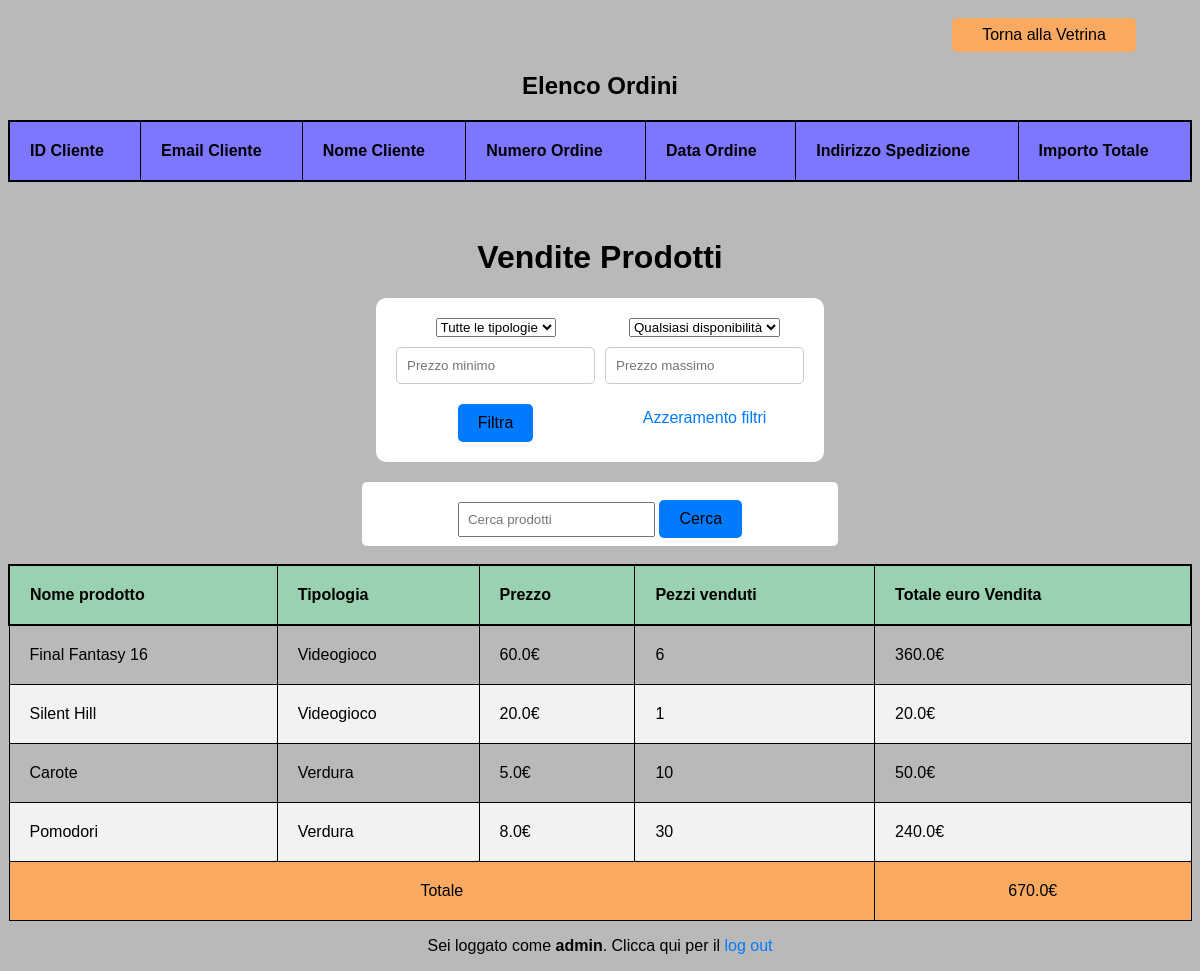
Page /vetrina_amministratore/resoconto_vendite/ (signed in) on the earlier database version.
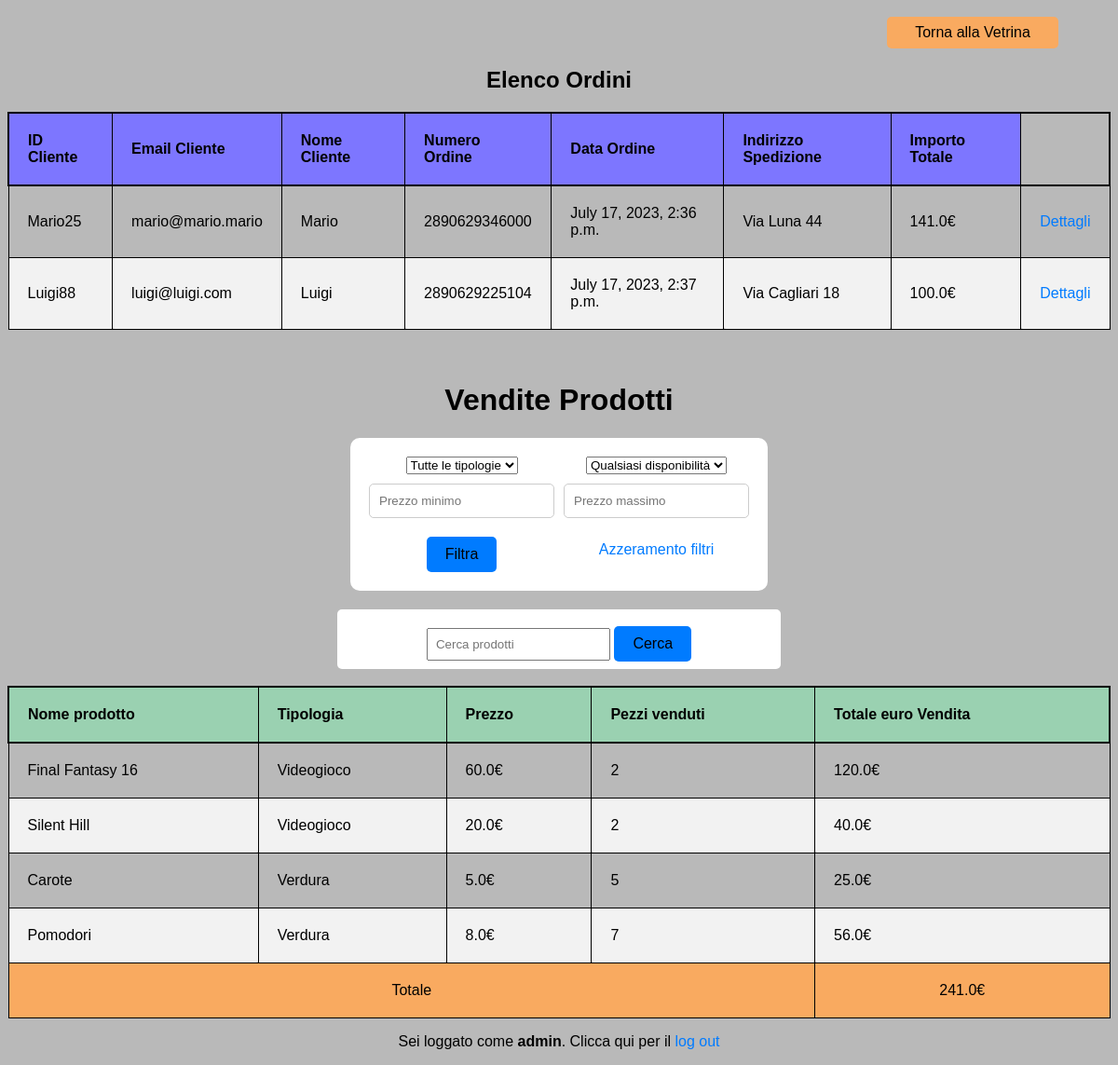
Same page on the later database version.
### utente/models.py (models this page shows, shortened)
class Prodotto(models.Model):
    pezzi_venduti = models.PositiveIntegerField(default=0)
    disponibilita = models.PositiveIntegerField(default=100)
    nome = models.CharField(max_length=30, unique=True)
    codice_seriale = models.IntegerField(unique=True, default=0, primary_key=True)
    tipologia = models.CharField(max_length=30)
    descrizione = models.TextField(default="")
    prezzo = models.FloatField(default=0.0, validators=[MinValueValidator(0)])
    vetrina = models.ForeignKey(Vetrina, on_delete=models.PROTECT, null=True, default="Vetrina")
    resoconto_vendite = models.ForeignKey(ResocontoVendite, on_delete=models.PROTECT, null=True, default="Resoconto")
    @property
    def guadagno_totale(self):
        return self.pezzi_venduti * self.prezzo
    class Meta:
        verbose_name_plural = "Prodotti"

class Utente(AbstractUser):
    email = models.EmailField(max_length=30, unique=True)
    class Meta:
        verbose_name_plural = "Utenti"

class Ordine(models.Model):
    cliente = models.ForeignKey(Utente, on_delete=models.CASCADE, null=True)
    carrello = models.JSONField()
    numero_ordine = models.PositiveBigIntegerField(unique=True, primary_key=True)
    data_ordine = models.DateTimeField("data ordine")
    indirizzo_spedizione = models.CharField(max_length=50)
    numero_carta = models.PositiveBigIntegerField()
    intestatario = models.CharField(max_length=50)
    nome_metodo = models.CharField(max_length=20, choices=MetodoPagamento.choices, default=MetodoPagamento.CREDITO)
    @property
    def importo_totale(self):
        if self.carrello is not None:
            acquisti = json.loads(self.carrello)
            return sum(item["Importo totale"] for item in acquisti)
    class Meta:
        verbose_name_plural = "Ordini"

### vetrine/views.py (the view)
# urls.py: path('vetrina_amministratore/resoconto_vendite/', vetrine.views.resoconto_vendite_view, name='resoconto_vendite'),
@login_required()
@user_passes_test(lambda u: u.is_superuser)
def resoconto_vendite_view(request):
    ordini = Ordine.objects.all()
    resoconto_vendite = get_object_or_404(ResocontoVendite)
    dati = ResocontoVendite.get_dati_resoconto(request, resoconto_vendite)
    elenco_prodotti, elenco_tipologie, elenco_disponibilita, tipologia, disponibilita, tot = dati
    context = {
        'ordini': ordini,
        'prodotti': elenco_prodotti,
        'resoconto_vendite': resoconto_vendite,
        'elenco_tipologie': elenco_tipologie,
        'elenco_disponibilita': elenco_disponibilita,
        'tipologia_filtrata': tipologia,
        'disponibilita_filtrata': disponibilita,
        'resoconto_totale': tot
    }
    return render(request, 'vetrine/resocontoVendite.html', context)

### vetrine/models.py (called while the page is built)
    @staticmethod
    def get_dati_resoconto(request, resoconto_vendite):
        elenco_prodotti = resoconto_vendite.prodotto_set.all()
        elenco_tipologie = elenco_prodotti.values('tipologia').distinct()
        elenco_disponibilita = ['Ultime scorte', 'Disponibile', 'Illimitata']
        disponibilita, tipologia, elenco_prodotti = Vetrina.aggiungi_filtro(request, elenco_prodotti)
        elenco_prodotti = Vetrina.ricerca_prodotto(request, elenco_prodotti)
        elenco_prodotti = Vetrina.azzera_filtri(request, elenco_prodotti)
        tot = sum(prodotto.guadagno_totale for prodotto in elenco_prodotti)
        dati_resoconto = (
            elenco_prodotti,
            elenco_tipologie,
            elenco_disponibilita,
            tipologia,
            disponibilita,
            tot
        )
        return dati_resoconto

    @staticmethod
    def ricerca_prodotto(request, elenco_prodotti):
        search_query = request.GET.get('search_query')
        if search_query:
            elenco_prodotti = elenco_prodotti.filter(
                Q(nome__icontains=search_query) | Q(descrizione__icontains=search_query))
        return elenco_prodotti

    @staticmethod
    def azzera_filtri(request, elenco_prodotti):
        reset_filters = request.GET.get('reset_filters')
        if reset_filters:
            elenco_prodotti = get_object_or_404(Vetrina).prodotto_set.all()
        return elenco_prodotti

### templates/vetrine/resocontoVendite.html (shortened to what this page needs)
{% extends 'base.html' %}
{% load static %}
{% block head %}
    <head>
        <link rel="stylesheet" type="text/css" href="{% static '/css/recontoOrdini.css' %}">
        <link rel="stylesheet" type="text/css" href="{% static '/css/vetrinaAdmin.css' %}">
    </head>
{% endblock head %}
    {% block content %}
    <div>
        <button class="fakeButton fake1" onclick="window.location.href='{% url 'vetrina_amministratore' %}'">Torna alla Vetrina</button>
    </div>
    <div>
        <h2>Elenco Ordini</h2>
        <table>
            <thead>
                <tr>
                    <th>ID Cliente</th>
                    <th>Email Cliente</th>
                    <th>Nome Cliente</th>
                    <th>Numero Ordine</th>
                    <th>Data Ordine</th>
                    <th>Indirizzo Spedizione</th>
                    <th>Importo Totale</th>
                </tr>
            </thead>
            <tbody>
                {% for ordine in ordini %}
                    <tr>
                        <td>{{ ordine.cliente }}</td>
                        <td>{{ ordine.cliente.email }}</td>
                        <td>{{ ordine.cliente.first_name }}</td>
                        <td>{{ ordine.numero_ordine }}</td>
                        <td>{{ ordine.data_ordine }}</td>
                        <td>{{ ordine.indirizzo_spedizione }}</td>
                        <td>{{ ordine.importo_totale }}€</td>
                        <td><a href="{% url 'dettaglio_ordine' ordine.numero_ordine %}">Dettagli</a></td>
                    </tr>
                {% endfor %}
            </tbody>
        </table>
    </div>
    <div>
        <br>
        <br>
        <h1>Vendite Prodotti</h1>
        <div class="centerFiltri">
            <form name="form_filtri" class="filtri" method="GET">
                <select name="tipologia">
                    <option value="" selected>Tutte le tipologie</option>
                </select>
                <select name="disponibilita">
                    <option value="" selected>Qualsiasi disponibilità</option>
                </select>
                <input type="number" name="prezzo_min" placeholder="Prezzo minimo" value="{{ request.GET.prezzo_min }}">
                <input type="number" name="prezzo_max" placeholder="Prezzo massimo" value="{{ request.GET.prezzo_max }}">
                <button id="filter_button" type="submit">Filtra</button>
                <a href="?reset_filters=true">Azzeramento filtri</a>
            </form>
        </div>
        <div class="centerSearch">
            <form class="formSearch" method="GET">
                <input type="text" name="search_query" placeholder="Cerca prodotti" value="{{ request.GET.search_query }}">
                <button type="submit">Cerca</button>
            </form>
        </div>
    <div>
        <br>
        <table class="vendite">
            <thead>
                <tr>
                    <th>Nome prodotto</th>
                    <th>Tipologia</th>
                    <th>Prezzo</th>
                    <th>Pezzi venduti</th>
                    <th>Totale euro Vendita</th>
                </tr>
            </thead>
            <tbody>
                {% for prodotto in prodotti %}
                    <tr class="shop_product">
                        <td class="shop_nome">{{ prodotto.nome }}</td>
                        <td class="shop_tipologia">{{ prodotto.tipologia }}</td>
                        <td class="shop_prezzo">{{ prodotto.prezzo }}€</td>
                        <td>{{ prodotto.pezzi_venduti }}</td>
                        <td>{{ prodotto.guadagno_totale }}€</td>
                    </tr>
                {% endfor %}
                <tr id="totale">
                    <td colspan="4">Totale</td>
                    <td>{{ resoconto_totale }}€</td>
                </tr>
            </tbody>
        </table>
    </div>
    </div>
    {% endblock content %}

### templates/base.html (shortened to what this page needs)
{% load static %}
<!DOCTYPE html>
<html lang="it">
    {% block head %}{% endblock head %}
    <body>
          {% block content %}{% endblock content %}
          {% if user.is_authenticated %}
                <p>Sei loggato come <b id="logged_user">{{ request.user }}</b>. Clicca qui per il <a id="logout_button" href="{% url 'logout' %}">log out</a></p>
          {% endif %}
    </body>
</html>

### vetrine/static/css/recontoOrdini.css (style rules this page uses)
body { background-color: #b9b9b9; font-family: Arial, sans-serif; text-align: center; }
a { color: #007bff; text-decoration: none; }
table { border-collapse: collapse; width: 100%; }
thead { background-color: #7d76ff; color: black; border: 2px solid black; }
.vendite thead, table#prodotti_carrello thead { background-color: #9AD1B1; }
th, td { text-align: left; padding: 20px; border: 1px solid black; border-radius: 2px; }
tr:nth-child(even) { background-color: #f2f2f2; }
#totale { background-color: #F9AA60; }
#totale td { text-align: center; }
button { padding: 10px 20px; border: none; cursor: pointer; font-size: 16px; border-radius: 5px; }
.filtri button[type="submit"], .formSearch button[type="submit"] { background-color: #007bff; color: black; border-radius: 5px; }
.fakeButton { background-color: #F9AA60; color: black; margin-top: 10px; padding: 8px 30px; }
.fake1 { position: relative; margin-left: 75%; border-radius: 5px; margin-top: 10px; }

### vetrine/static/css/vetrinaAdmin.css (style rules this page uses)
body { background-color: #b9b9b9; font-family: Arial, sans-serif; text-align: center; }
a { color: #007bff; text-decoration: none; }
.centerFiltri { display: flex; justify-content: center; }
.centerSearch { display: flex; justify-content: center; align-items: center; }
.formSearch { background-color: white; padding: 8px 96px; border-radius: 5px; }
.formSearch input { padding: 8px; }
.filtri { display: grid; grid-template-columns: repeat(2, 1fr); grid-gap: 10px; background-color: #ffffff; border-radius: 10px; padding: 20px; margin-bottom: 20px; align-items: center; max-width: 450px; justify-items: center; }
.filtri input { padding: 10px; border: 1px solid #ccc; border-radius: 5px; }
table { border-collapse: collapse; width: 100%; }
thead { background-color: #7d76ff; color: black; border: 2px solid black; }
th, td { text-align: left; padding: 20px; border: 1px solid black; border-radius: 2px; }
tr:nth-child(even) { background-color: #f2f2f2; }
button { padding: 10px 20px; border: none; cursor: pointer; font-size: 16px; margin-top: 10px; border-radius: 5px; }
.filtri button[type="submit"], .formSearch button[type="submit"] { background-color: #007bff; color: black; border-radius: 5px; }
.fakeButton { background-color: #F9AA60; color: black; margin-top: 10px; padding: 8px 30px; }
.fake1 { position: relative; border-radius: 5px; margin-top: 10px; }

Differences in the rows shown:
added Ordine: cliente "Mario25", cliente.email "mario@mario.mario", cliente.first_name "Mario", numero_ordine "2890629346000", data_ordine "July 17, 2023, 2:36 p.m.", indirizzo_spedizione "Via Luna 44", importo_totale "141.0"
added Ordine: cliente "Luigi88", cliente.email "luigi@luigi.com", cliente.first_name "Luigi", numero_ordine "2890629225104", data_ordine "July 17, 2023, 2:37 p.m.", indirizzo_spedizione "Via Cagliari 18", importo_totale "100.0"
changed Prodotto "Final Fantasy 16": pezzi_venduti "6" → "2"; guadagno_totale "360.0" → "120.0"
changed Prodotto "Silent Hill": pezzi_venduti "1" → "2"; guadagno_totale "20.0" → "40.0"
changed Prodotto "Carote": pezzi_venduti "10" → "5"; guadagno_totale "50.0" → "25.0"
changed Prodotto "Pomodori": pezzi_venduti "30" → "7"; guadagno_totale "240.0" → "56.0"
Other differences:
{{ resoconto_totale }}: "670.0" → "241.0"
